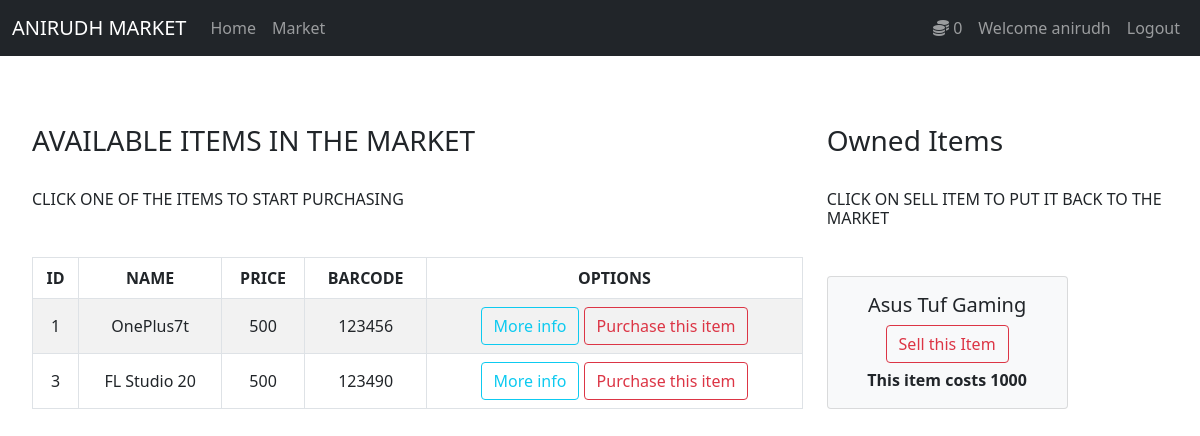
The app's page /market (signed in) with its own data.
### tables this page shows
CREATE TABLE user (
	id INTEGER NOT NULL, 
	name VARCHAR(30) NOT NULL, 
	email VARCHAR(50) NOT NULL, 
	password VARCHAR(60) NOT NULL, 
	budget INTEGER NOT NULL, 
	PRIMARY KEY (id), 
	UNIQUE (name), 
	UNIQUE (email)
);

CREATE TABLE item (
	id INTEGER NOT NULL, 
	name VARCHAR(30) NOT NULL, 
	price INTEGER NOT NULL, 
	barcode VARCHAR(12) NOT NULL, 
	description VARCHAR(1024) NOT NULL, 
	owner INTEGER, 
	PRIMARY KEY (id), 
	UNIQUE (name), 
	UNIQUE (barcode), 
	UNIQUE (description), 
	FOREIGN KEY(owner) REFERENCES user (id)
);

### market.py (the view, shortened to what this page needs)
@app.route('/market', methods=['GET', 'POST'])
@login_required
def market_page():
    from models import Item
    from forms import PurchaseItemForm, SellItemForm
    purchaseitemform = PurchaseItemForm()
    sellitemform = SellItemForm()
    if request.method == "GET":
        items = Item.query.filter_by(owner=None)
        owned_items = Item.query.filter_by(owner = current_user.id)
        return render_template('market.html', items=items, purchaseitemform=purchaseitemform, owned_items = owned_items, sellitemform =sellitemform)

### market.py (called while the page is built)
@login_manager.user_loader
def load_user(user_id):
    from models import User
    return User.query.get(int(user_id))

### models.py (called while the page is built)
    @property
    def prettier_budget(self):
        if len(str(self.budget)) >=4:
            return f'{str(self.budget)[:-3]},{str(self.budget)[-3:]}'
        else:
            return f'{self.budget}'

### templates/market.html (shortened to what this page needs)
{% extends 'base.html' %}
{% block body %}
<div class="row" style="margin-top:20px; margin-left:20px">
  <div class="col-8">
    <h3 class="mt-5">AVAILABLE ITEMS IN THE MARKET</h3>
    <br>
    <h6>CLICK ONE OF THE ITEMS TO START PURCHASING</h6>
    <table class="table table-bordered table-striped text-center center-block align-middle mt-5">
      <thead>
        <tr>
          <th scope="col">ID</th>
          <th scope="col">NAME</th>
          <th scope="col">PRICE</th>
          <th scope="col">BARCODE</th>
          <th scope="col">OPTIONS</th>
        </tr>
      </thead>
      <tbody>
        {% for item in items %}
        <tr>
          <td>{{item.id}}</th>
          <td>{{item.name}}</td>
          <td>{{item.price}}</td>
          <td>{{item.barcode}}</td>
          <td>
            <button type="button" class="btn btn-outline-info" data-toggle="modal" data-target="#modal-{{item.id}}">More
              info</button>
            <button type="button" class="btn btn-outline-danger" data-toggle="modal"
              data-target="#purchase_modal-{{item.id}}">Purchase this item</button>
          </td>
        </tr>
        {% endfor %}
      </tbody>
    </table>
  </div>
  <div class="col-4">
    <h3 class= "mt-5">Owned Items</h3>
    <br>
    <h6>CLICK ON SELL ITEM TO PUT IT BACK TO THE MARKET</h6>
    <br>
    <div class="row mt-3">
      {% for owned_item in owned_items %}
      <div class="col-md-8">
        <div  class="card text-center bg-light mb-5">
          <div class="card-body">
            <h5 class="card-title">{{ owned_item.name }}</h5>
            <button type="button" class="btn btn-outline-danger" style="margin-bottom: 5px" data-toggle="modal"
              data-target="#sell_modal-{{owned_item.id}}">
              Sell this Item
            </button>
            <p class="card-text"><strong>
                This item costs {{ owned_item.price }}
              </strong></p>
          </div>
        </div>
      </div>
      {% endfor %}
    </div>
  </div>
  {% endblock %}

### templates/base.html (shortened to what this page needs)
<!doctype html>
<html lang="en">
<head>
  <link href="https://cdn.jsdelivr.net/npm/bootstrap@5.0.0-beta2/dist/css/bootstrap.min.css" rel="stylesheet"
>
</head>
<body>
  <nav class="navbar navbar-expand-lg navbar-dark bg-dark">
    <div class="container-fluid">
      <a class="navbar-brand" href="{{ url_for('home_page') }}">ANIRUDH MARKET</a>
      <div class="collapse navbar-collapse" id="navbarSupportedContent">
        <ul class="navbar-nav me-auto mb-2 mb-lg-0">
          <li class="nav-item">
            <a class="nav-link" aria-current="page" href="{{ url_for('home_page') }}">Home</a>
          </li>
          <li class="nav-item">
            <a class="nav-link" href="{{ url_for('market_page') }}">Market</a>
          </li>
        </ul>
        {% if current_user.is_authenticated %}
        <ul class="navbar-nav">
          <li class="nav-item">
            <a class="nav-link">
                <i class="fas fa-coins"></i>
                {{ current_user.prettier_budget }}
            </a>
        </li>
          <li class="nav-item">
            <a class="nav-link" aria-current="page"> Welcome {{ current_user.name }}</a>
          </li>
          <li class="nav-item">
            <a class="nav-link" aria-current="page" href="{{ url_for('logout_page') }}">Logout</a>
          </li>
        </ul>
        {% endif %}
      </div>
    </div>
  </nav>
  {% block body %}
  {% endblock %}
</body>
</html>

### records on screen
user: prettier_budget "0", name "anirudh"
item: id "1", name "OnePlus7t", price "500", barcode "123456"
item: id "3", name "FL Studio 20", price "500", barcode "123490"
item: name "Asus Tuf Gaming", price "1000"
